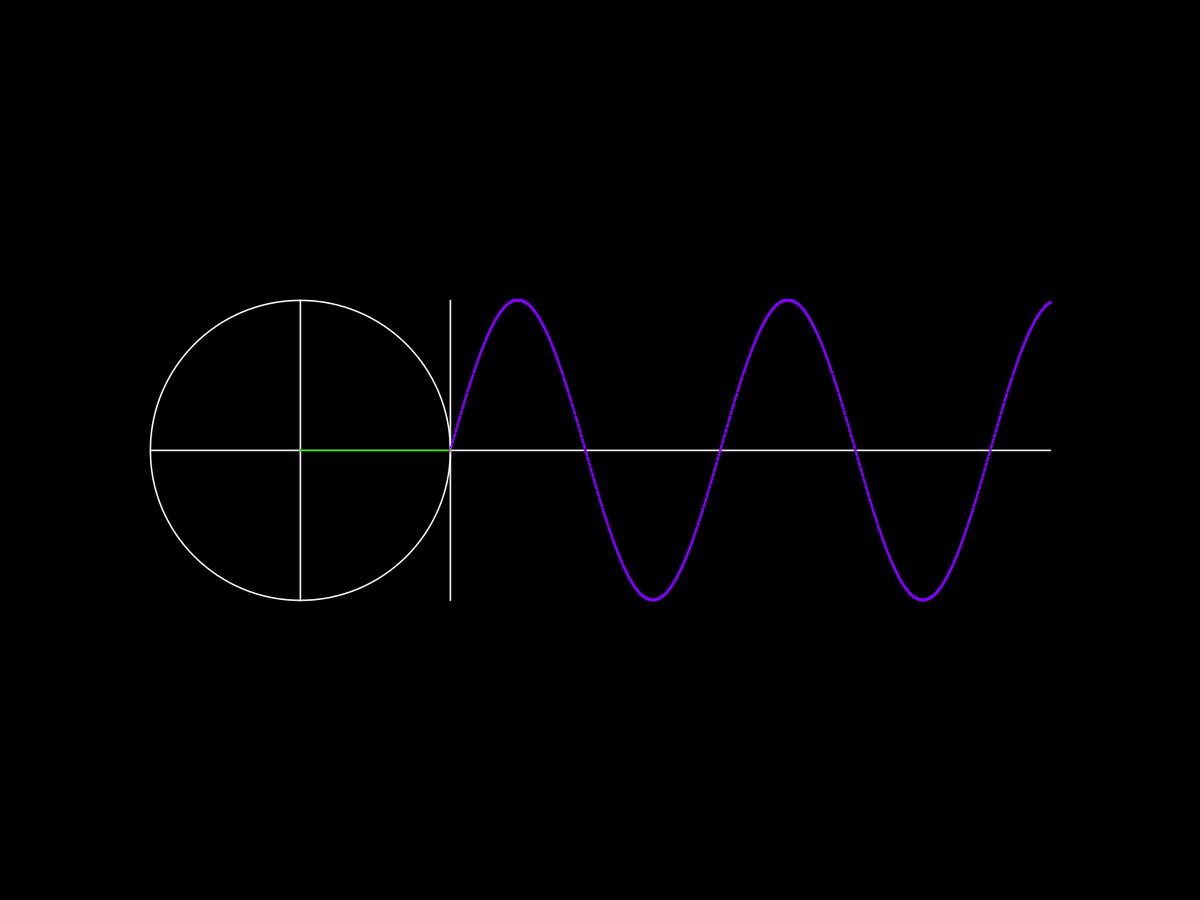
Frame 1 (no input)
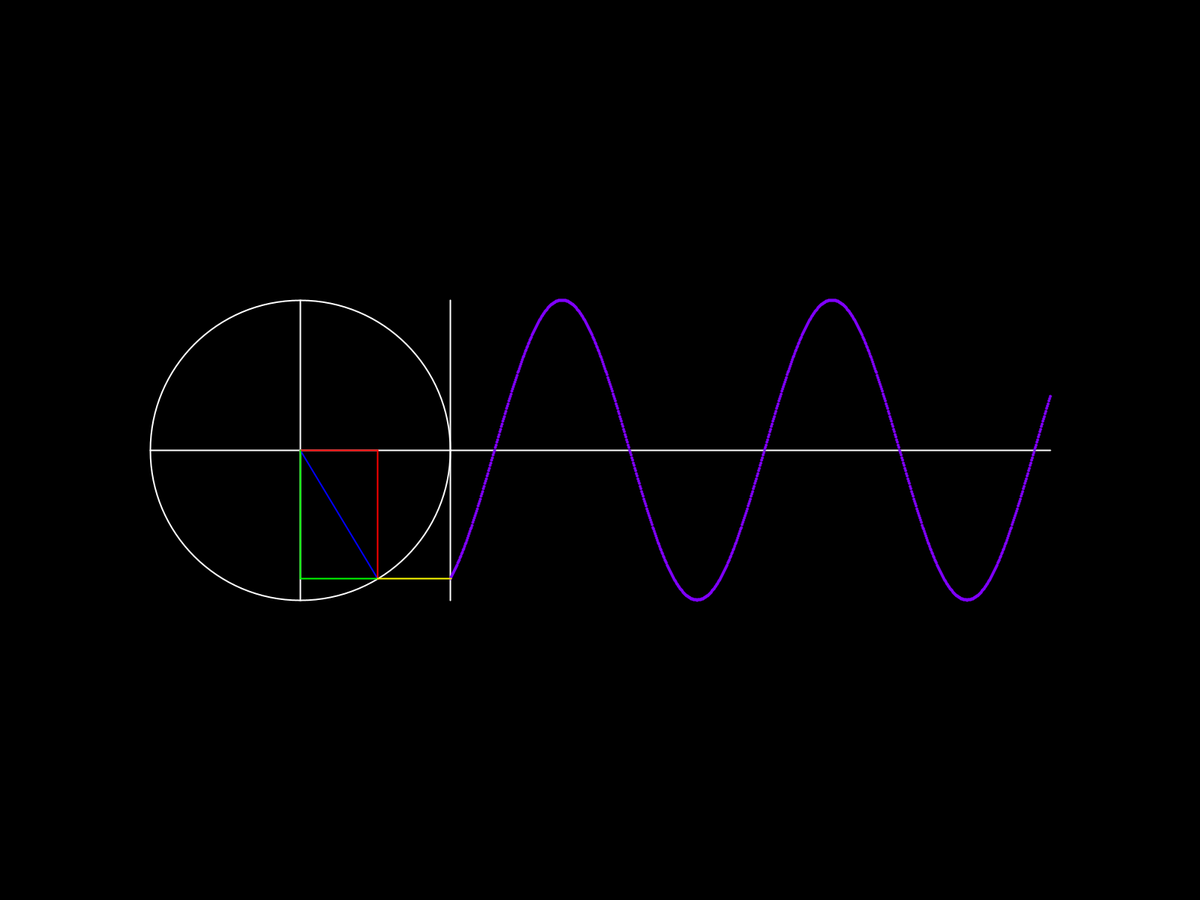
Frame 60 (the mouse pressed at the canvas centre just before this capture)
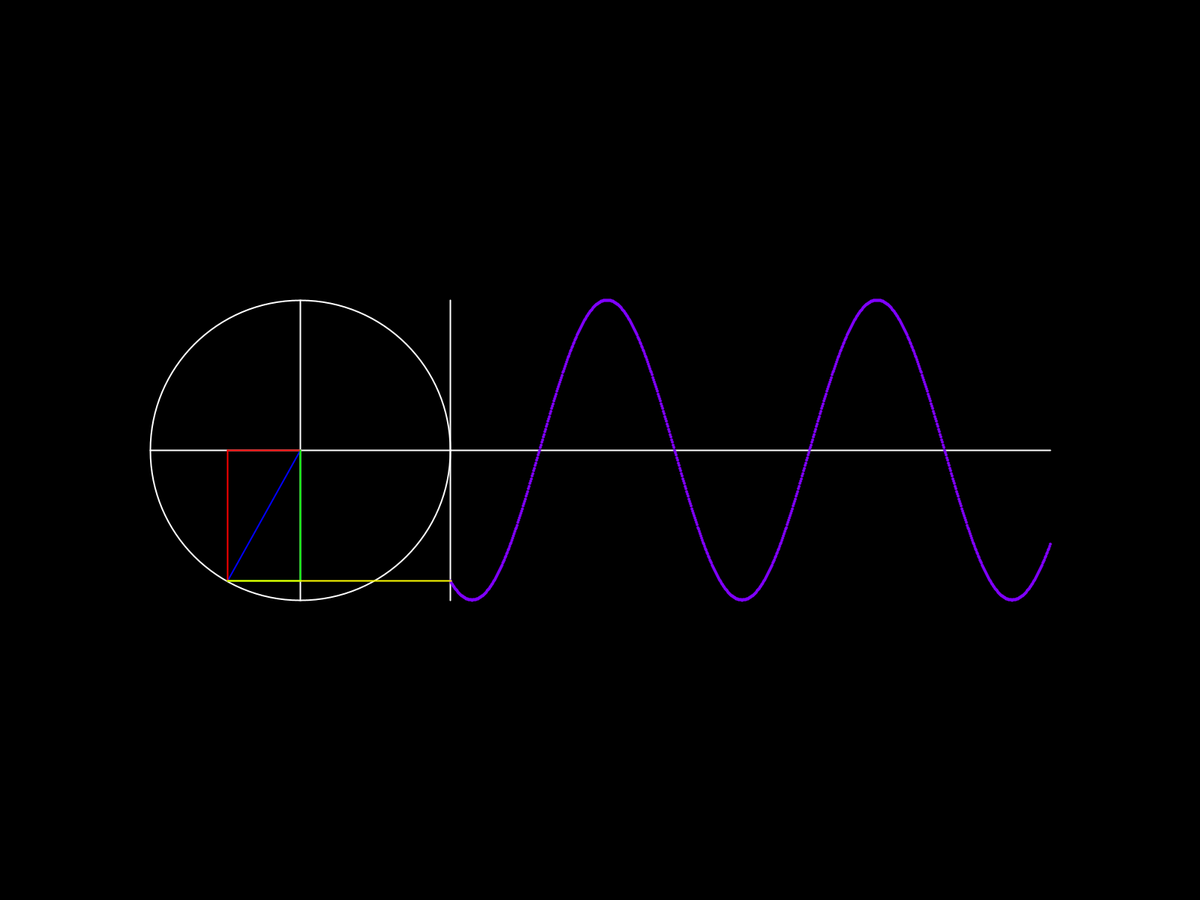
Frame 120 (the mouse held since frame 60 and released just before this capture)

The Processing sketch that drew these frames (run headless with seeded random() and noise(); from frame 60 on, the mouse is pressed at the canvas centre):

// Processing sketch: SinusCosinus
// ── SinusCosinus.pde
float x, y, r;
float angle;

void setup() {
    fullScreen();
    frameRate(60);

    x = -width / 4;
    y = 0;
    r = width / 8;
    angle = 0;
}

void draw() {
    background(0);

    translate(width / 2, height / 2);

    stroke(255);
    noFill();
    strokeWeight(2);
    circle(x, y, 2 * r);
    line(x - r, y, x + r, y);
    line(x, y - r, x, y + r);
    line(x + r, y, x + 5 * r, y);
    line(x + r, y - r, x + r, y + r);

    float cosinus = cos(angle / 180 * PI), sinus = sin(angle / 180 * PI);
    stroke(0, 0, 255);
    line(x, y, x + r * cosinus, y + r * sinus);
    stroke(255, 0, 0);
    line(x + r * cosinus, y, x + r * cosinus, y + r * sinus);
    line(x + r * cosinus, y, x, y);
    stroke(0, 255, 0);
    line(x, y + r * sinus, x + r * cosinus, y + r * sinus);
    line(x, y + r * sinus, x, y);
    stroke(127, 0, 255);
    for(float i = 0; i <= x + 6 * r; i++) {
        circle(x + r + i, r * sin((angle - i) / 180 * PI), 2);
    }
    stroke(255, 255, 0);
    line(x + r * cosinus, y + r * sinus, x + r + 1, y + r * sinus);

    angle++;
    if(angle == 360)
        angle = 0;
}
